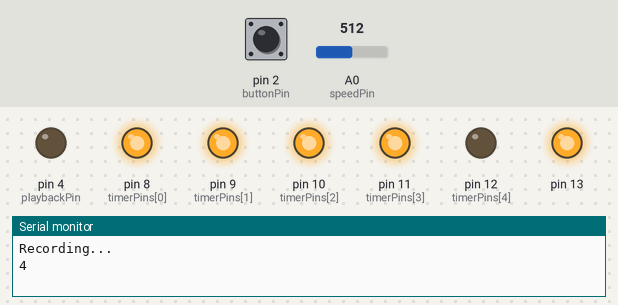
This sketch was run on a simulated Arduino Uno, built with avr-gcc and run on an emulated ATmega328P. On the bench: output pins drawn as LEDs (lit = HIGH), the last lines printed to the serial monitor. Inputs (shaded band) come from the test bench; at power-on: pin 2 (buttonPin) LOW, A0 (speedPin) = 512. Pins used as bus, display or sensor lines are not drawn.

Above: at 1.2 s.
1.3 s: pin 2 (buttonPin) pulled HIGH for 0.15 s
At 2.3 s:
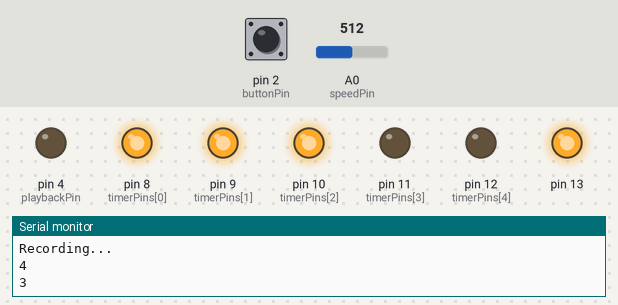
At 3.7 s:
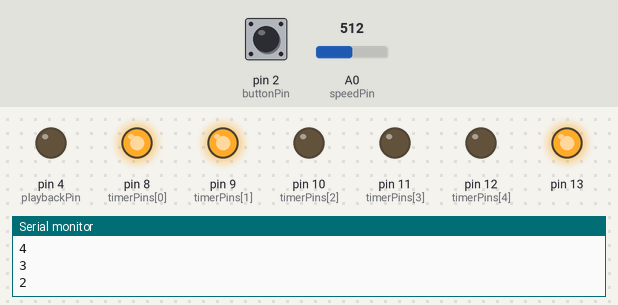
4.4 s: pin 2 (buttonPin) pulled HIGH for 1 s
At 5.8 s:
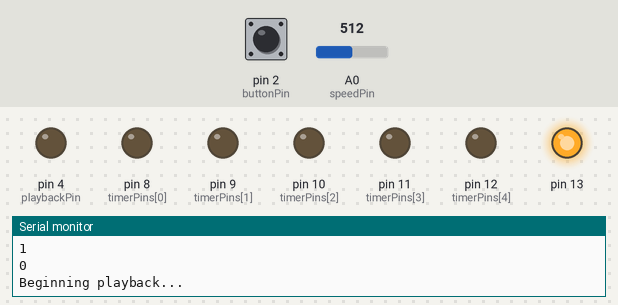
8.4 s: A0 (speedPin) set to 306
9.9 s: A0 (speedPin) set to 511
Timing chart, 0 to 12.9 s (numbered marks = the images above; inputs shaded):
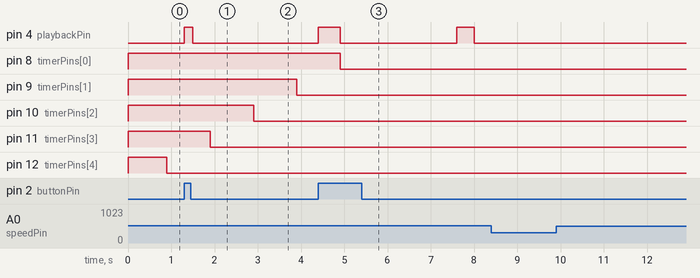

Measured:
- after the input at 1.3 s, pin 4 (playbackPin): LOW → HIGH at once, → LOW 0.20 s later
- after the input at 8.4 s, every drawn part: stays the same
- after the input at 9.9 s, every drawn part: stays the same

The sketch:

Button-Playback.ino
```cpp
/*
  Project 1 - Christian Martin

 For the first 5 seconds record the input of the button,
 then play it back in a loop. During playback the speed
 can bechanged using the dial.

 */

// Constands
const int speedPin = A0;
const int buttonPin = 2;
const int playbackPin = 4;
const int timerPins[] = {8,9,10,11,12}; // 1 pin = 1 second
const int sampleRate = 10; // Per second

bool samples[sampleRate*sizeof(timerPins)];
bool recording = true;
int samplesIndex = 0;

void setup() {
  pinMode(buttonPin, INPUT);
  pinMode(playbackPin, OUTPUT);
  for(int i = 0; i < sizeof(timerPins); i++) {
    pinMode(timerPins[i], OUTPUT);
    digitalWrite(timerPins[i], HIGH);
  }

  // initialize serial communications at 9600 bps:
  Serial.begin(9600);
  Serial.println("Recording...");
}

void loop() {
  if(recording) {
    samples[samplesIndex] = digitalRead(buttonPin);
    digitalWrite(playbackPin, samples[samplesIndex]);
    samplesIndex++;
    if(samplesIndex % sampleRate == 0) {
      Serial.println((sizeof(timerPins) / sizeof(int)) - (samplesIndex / sampleRate));
      digitalWrite(timerPins[(sizeof(timerPins) / sizeof(int)) - (samplesIndex / sampleRate)], LOW);
      if(samplesIndex == sizeof(samples) / sizeof(int)) {
        recording = false;
        samplesIndex = 0;
        Serial.println("Beginning playback...");
        digitalWrite(playbackPin, LOW);
      }
    }
    delay(1000 / sampleRate);
  } else {
    digitalWrite(playbackPin, samples[samplesIndex]);
    delay(1000/map(analogRead(speedPin), 500, 1024, sampleRate*0.5, sampleRate*1.5));
    samplesIndex++;
    if(samplesIndex == sizeof(samples) / sizeof(int)) {
      samplesIndex = 0;
    }
  }
}
```
